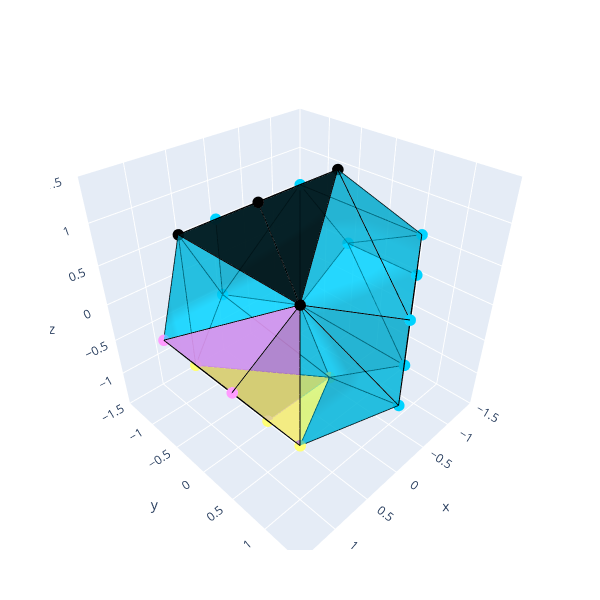

Notebook cell for this chart:
### Code cell
plot(convexdecomp(Dodecahedron))

### Figure 1 — Plotly figure (JSON) as saved in the notebook; plotly's stock layout.template omitted (floating-point values rounded to 4 significant figures)
{"data": [{"marker": {"color": "#00D3FF", "size": 4}, "mode": "markers", "text": ["1", "2", "3", "4", "5", "6", "7", "8", "9", "10", "11", "12", "13", "14", "15", "16", "17"], "textposition": "bottom center", "type": "scatter3d", "x": [-0.5393, 0, 0.8727, -0.8727, 0, 0.8727, -0.8727, -0.5393, 0, 0.8727, -0.8727, 0, 0.8727, -0.8727, -1.412, 1.412, -1.412], "y": [0, 1.412, 0.8727, 0.8727, -1.412, -0.8727, -0.8727, 0, 1.412, 0.8727, 0.8727, -1.412, -0.8727, -0.8727, 0.5393, -0.5393, -0.5393], "z": [1.412, 0.5393, 0.8727, 0.8727, 0.5393, 0.8727, 0.8727, -1.412, -0.5393, -0.8727, -0.8727, -0.5393, -0.8727, -0.8727, 0, 0, 0]}, {"line": {"color": "black"}, "mode": "lines", "type": "scatter3d", "x": [-0.8727, -1.412], "y": [0.8727, -0.5393], "z": [-0.8727, 0]}, {"line": {"color": "black"}, "mode": "lines", "type": "scatter3d", "x": [-0.8727, -0.8727], "y": [0.8727, -0.8727], "z": [-0.8727, -0.8727]}, {"line": {"color": "black"}, "mode": "lines", "type": "scatter3d", "x": [0.8727, 1.412], "y": [0.8727, -0.5393], "z": [-0.8727, 0]}, {"line": {"color": "black"}, "mode": "lines", "type": "scatter3d", "x": [0.8727, 0.8727], "y": [0.8727, -0.8727], "z": [-0.8727, -0.8727]}, {"line": {"color": "black"}, "mode": "lines", "type": "scatter3d", "x": [-0.8727, -1.412], "y": [0.8727, -0.5393], "z": [0.8727, 0]}, {"line": {"color": "black"}, "mode": "lines", "type": "scatter3d", "x": [-0.8727, -0.8727], "y": [0.8727, -0.8727], "z": [0.8727, 0.8727]}, {"line": {"color": "black"}, "mode": "lines", "type": "scatter3d", "x": [0.8727, 1.412], "y": [0.8727, -0.5393], "z": [0.8727, 0]}, {"line": {"color": "black"}, "mode": "lines", "type": "scatter3d", "x": [0.8727, 0.8727], "y": [0.8727, -0.8727], "z": [0.8727, 0.8727]}, {"line": {"color": "black"}, "mode": "lines", "type": "scatter3d", "x": [-0.8727, -0.8727], "y": [-0.8727, -0.8727], "z": [0.8727, -0.8727]}, {"line": {"color": "black"}, "mode": "lines", "type": "scatter3d", "x": [-0.8727, 0], "y": [-0.8727, -1.412], "z": [0.8727, -0.5393]}, {"line": {"color": "black"}, "mode": "lines", "type": "scatter3d", "x": [0.8727, 0.8727], "y": [-0.8727, -0.8727], "z": [0.8727, -0.8727]}, {"line": {"color": "black"}, "mode": "lines", "type": "scatter3d", "x": [0.8727, 0], "y": [-0.8727, -1.412], "z": [0.8727, -0.5393]}, {"line": {"color": "black"}, "mode": "lines", "type": "scatter3d", "x": [-0.8727, -0.8727], "y": [0.8727, 0.8727], "z": [0.8727, -0.8727]}, {"line": {"color": "black"}, "mode": "lines", "type": "scatter3d", "x": [-0.8727, 0], "y": [0.8727, 1.412], "z": [0.8727, -0.5393]}, {"line": {"color": "black"}, "mode": "lines", "type": "scatter3d", "x": [0.8727, 0.8727], "y": [0.8727, 0.8727], "z": [0.8727, -0.8727]}, {"line": {"color": "black"}, "mode": "lines", "type": "scatter3d", "x": [0.8727, 0], "y": [0.8727, 1.412], "z": [0.8727, -0.5393]}, {"line": {"color": "black"}, "mode": "lines", "type": "scatter3d", "x": [-0.5393, 0], "y": [0, -1.412], "z": [-1.412, -0.5393]}, {"line": {"color": "black"}, "mode": "lines", "type": "scatter3d", "x": [-0.5393, 0.8727], "y": [0, -0.8727], "z": [-1.412, -0.8727]}, {"line": {"color": "black"}, "mode": "lines", "type": "scatter3d", "x": [-0.5393, 0], "y": [0, 1.412], "z": [-1.412, -0.5393]}, {"line": {"color": "black"}, "mode": "lines", "type": "scatter3d", "x": [-0.5393, 0.8727], "y": [0, 0.8727], "z": [-1.412, -0.8727]}, {"line": {"color": "black"}, "mode": "lines", "type": "scatter3d", "x": [-0.5393, 0], "y": [0, -1.412], "z": [1.412, 0.5393]}, {"line": {"color": "black"}, "mode": "lines", "type": "scatter3d", "x": [-0.5393, 0.8727], "y": [0, -0.8727], "z": [1.412, 0.8727]}, {"line": {"color": "black"}, "mode": "lines", "type": "scatter3d", "x": [-0.5393, 0], "y": [0, 1.412], "z": [1.412, 0.5393]}, {"line": {"color": "black"}, "mode": "lines", "type": "scatter3d", "x": [-0.5393, 0.8727], "y": [0, 0.8727], "z": [1.412, 0.8727]}, {"line": {"color": "black"}, "mode": "lines", "type": "scatter3d", "x": [-1.412, -1.412], "y": [0.5393, -0.5393], "z": [0, 0]}, {"line": {"color": "black"}, "mode": "lines", "type": "scatter3d", "x": [-0.8727, -1.412], "y": [-0.8727, -0.5393], "z": [-0.8727, 0]}, {"line": {"color": "black"}, "mode": "lines", "type": "scatter3d", "x": [0.8727, 1.412], "y": [-0.8727, -0.5393], "z": [-0.8727, 0]}, {"line": {"color": "black"}, "mode": "lines", "type": "scatter3d", "x": [0, -0.8727], "y": [-1.412, -0.8727], "z": [-0.5393, -0.8727]}, {"line": {"color": "black"}, "mode": "lines", "type": "scatter3d", "x": [0, 0.8727], "y": [-1.412, -0.8727], "z": [-0.5393, -0.8727]}, {"line": {"color": "black"}, "mode": "lines", "type": "scatter3d", "x": [-0.8727, -1.412], "y": [0.8727, 0.5393], "z": [-0.8727, 0]}, {"line": {"color": "black"}, "mode": "lines", "type": "scatter3d", "x": [0, -0.8727], "y": [1.412, 0.8727], "z": [-0.5393, -0.8727]}, {"line": {"color": "black"}, "mode": "lines", "type": "scatter3d", "x": [0, 0.8727], "y": [1.412, 0.8727], "z": [-0.5393, -0.8727]}, {"line": {"color": "black"}, "mode": "lines", "type": "scatter3d", "x": [-0.5393, -0.8727], "y": [0, -0.8727], "z": [-1.412, -0.8727]}, {"line": {"color": "black"}, "mode": "lines", "type": "scatter3d", "x": [-0.5393, -0.8727], "y": [0, 0.8727], "z": [-1.412, -0.8727]}, {"line": {"color": "black"}, "mode": "lines", "type": "scatter3d", "x": [-0.8727, -1.412], "y": [-0.8727, -0.5393], "z": [0.8727, 0]}, {"line": {"color": "black"}, "mode": "lines", "type": "scatter3d", "x": [0.8727, 1.412], "y": [-0.8727, -0.5393], "z": [0.8727, 0]}, {"line": {"color": "black"}, "mode": "lines", "type": "scatter3d", "x": [0, 0], "y": [-1.412, -1.412], "z": [0.5393, -0.5393]}, {"line": {"color": "black"}, "mode": "lines", "type": "scatter3d", "x": [0, -0.8727], "y": [-1.412, -0.8727], "z": [0.5393, 0.8727]}, {"line": {"color": "black"}, "mode": "lines", "type": "scatter3d", "x": [0, 0.8727], "y": [-1.412, -0.8727], "z": [0.5393, 0.8727]}, {"line": {"color": "black"}, "mode": "lines", "type": "scatter3d", "x": [-0.8727, -1.412], "y": [0.8727, 0.5393], "z": [0.8727, 0]}, {"line": {"color": "black"}, "mode": "lines", "type": "scatter3d", "x": [0, 0], "y": [1.412, 1.412], "z": [0.5393, -0.5393]}, {"line": {"color": "black"}, "mode": "lines", "type": "scatter3d", "x": [0, -0.8727], "y": [1.412, 0.8727], "z": [0.5393, 0.8727]}, {"line": {"color": "black"}, "mode": "lines", "type": "scatter3d", "x": [0, 0.8727], "y": [1.412, 0.8727], "z": [0.5393, 0.8727]}, {"line": {"color": "black"}, "mode": "lines", "type": "scatter3d", "x": [-0.5393, -0.8727], "y": [0, -0.8727], "z": [1.412, 0.8727]}, {"line": {"color": "black"}, "mode": "lines", "type": "scatter3d", "x": [-0.5393, -0.8727], "y": [0, 0.8727], "z": [1.412, 0.8727]}, {"facecolor": ["#00D3FF", "#00D3FF", "#00D3FF", "#00D3FF", "#00D3FF", "#00D3FF", "#00D3FF", "#00D3FF", "#00D3FF", "#00D3FF", "#00D3FF", "#00D3FF", "#00D3FF", "#00D3FF", "#00D3FF", "#00D3FF", "#00D3FF", "#00D3FF", "#00D3FF", "#00D3FF", "#00D3FF", "#00D3FF", "#00D3FF", "#00D3FF", "#00D3FF", "#00D3FF", "#00D3FF", "#00D3FF", "#00D3FF", "#00D3FF"], "i": [0, 1, 0, 4, 7, 8, 7, 11, 2, 2, 3, 3, 10, 5, 5, 12, 6, 6, 13, 2, 3, 3, 16, 9, 10, 10, 16, 0, 7, 2], "j": [2, 3, 5, 6, 9, 10, 12, 13, 1, 8, 1, 8, 14, 4, 11, 15, 4, 11, 16, 5, 0, 6, 14, 12, 7, 13, 14, 2, 9, 9], "k": [1, 0, 4, 0, 8, 7, 11, 7, 8, 9, 8, 10, 3, 11, 12, 5, 11, 13, 6, 15, 6, 16, 3, 15, 13, 16, 10, 5, 12, 15], "opacity": 0.6, "type": "mesh3d", "x": [-0.5393, 0, 0.8727, -0.8727, 0, 0.8727, -0.8727, -0.5393, 0, 0.8727, -0.8727, 0, 0.8727, -0.8727, -1.412, 1.412, -1.412], "y": [0, 1.412, 0.8727, 0.8727, -1.412, -0.8727, -0.8727, 0, 1.412, 0.8727, 0.8727, -1.412, -0.8727, -0.8727, 0.5393, -0.5393, -0.5393], "z": [1.412, 0.5393, 0.8727, 0.8727, 0.5393, 0.8727, 0.8727, -1.412, -0.5393, -0.8727, -0.8727, -0.5393, -0.8727, -0.8727, 0, 0, 0]}, {"marker": {"color": "#FF9BFF", "size": 4}, "mode": "markers", "text": ["1", "2", "3", "4"], "textposition": "bottom center", "type": "scatter3d", "x": [0.8727, 0.8727, 1.412, 1.412], "y": [0.8727, 0.8727, -0.5393, 0.5393], "z": [0.8727, -0.8727, 0, 0]}, {"line": {"color": "black"}, "mode": "lines", "type": "scatter3d", "x": [1.412, 1.412], "y": [-0.5393, 0.5393], "z": [0, 0]}, {"line": {"color": "black"}, "mode": "lines", "type": "scatter3d", "x": [0.8727, 1.412], "y": [0.8727, 0.5393], "z": [-0.8727, 0]}, {"line": {"color": "black"}, "mode": "lines", "type": "scatter3d", "x": [0.8727, 1.412], "y": [0.8727, -0.5393], "z": [-0.8727, 0]}, {"line": {"color": "black"}, "mode": "lines", "type": "scatter3d", "x": [0.8727, 1.412], "y": [0.8727, 0.5393], "z": [0.8727, 0]}, {"line": {"color": "black"}, "mode": "lines", "type": "scatter3d", "x": [0.8727, 1.412], "y": [0.8727, -0.5393], "z": [0.8727, 0]}, {"line": {"color": "black"}, "mode": "lines", "type": "scatter3d", "x": [0.8727, 0.8727], "y": [0.8727, 0.8727], "z": [0.8727, -0.8727]}, {"facecolor": ["#FF9BFF", "#FF9BFF", "#FF9BFF", "#FF9BFF"], "i": [0, 0, 0, 1], "j": [1, 1, 2, 2], "k": [2, 3, 3, 3], "opacity": 0.6, "type": "mesh3d", "x": [0.8727, 0.8727, 1.412, 1.412], "y": [0.8727, 0.8727, -0.5393, 0.5393], "z": [0.8727, -0.8727, 0, 0]}, {"marker": {"color": "#FFFF74", "size": 4}, "mode": "markers", "text": ["1", "2", "3", "4"], "textposition": "bottom center", "type": "scatter3d", "x": [-0.5393, 0.8727, 0.8727, 0.5393], "y": [0, 0.8727, -0.8727, 0], "z": [-1.412, -0.8727, -0.8727, -1.412]}, {"line": {"color": "black"}, "mode": "lines", "type": "scatter3d", "x": [0.8727, 0.5393], "y": [-0.8727, 0], "z": [-0.8727, -1.412]}, {"line": {"color": "black"}, "mode": "lines", "type": "scatter3d", "x": [0.8727, 0.5393], "y": [0.8727, 0], "z": [-0.8727, -1.412]}, {"line": {"color": "black"}, "mode": "lines", "type": "scatter3d", "x": [0.8727, 0.8727], "y": [0.8727, -0.8727], "z": [-0.8727, -0.8727]}, {"line": {"color": "black"}, "mode": "lines", "type": "scatter3d", "x": [-0.5393, 0.5393], "y": [0, 0], "z": [-1.412, -1.412]}, {"line": {"color": "black"}, "mode": "lines", "type": "scatter3d", "x": [-0.5393, 0.8727], "y": [0, -0.8727], "z": [-1.412, -0.8727]}, {"line": {"color": "black"}, "mode": "lines", "type": "scatter3d", "x": [-0.5393, 0.8727], "y": [0, 0.8727], "z": [-1.412, -0.8727]}, {"facecolor": ["#FFFF74", "#FFFF74", "#FFFF74", "#FFFF74"], "i": [0, 0, 0, 1], "j": [1, 1, 2, 2], "k": [2, 3, 3, 3], "opacity": 0.6, "type": "mesh3d", "x": [-0.5393, 0.8727, 0.8727, 0.5393], "y": [0, 0.8727, -0.8727, 0], "z": [-1.412, -0.8727, -0.8727, -1.412]}, {"marker": {"color": "#000000", "size": 4}, "mode": "markers", "text": ["1", "2", "3", "4"], "textposition": "bottom center", "type": "scatter3d", "x": [-0.5393, 0.8727, 0.8727, 0.5393], "y": [0, 0.8727, -0.8727, 0], "z": [1.412, 0.8727, 0.8727, 1.412]}, {"line": {"color": "black"}, "mode": "lines", "type": "scatter3d", "x": [0.8727, 0.5393], "y": [-0.8727, 0], "z": [0.8727, 1.412]}, {"line": {"color": "black"}, "mode": "lines", "type": "scatter3d", "x": [0.8727, 0.5393], "y": [0.8727, 0], "z": [0.8727, 1.412]}, {"line": {"color": "black"}, "mode": "lines", "type": "scatter3d", "x": [0.8727, 0.8727], "y": [0.8727, -0.8727], "z": [0.8727, 0.8727]}, {"line": {"color": "black"}, "mode": "lines", "type": "scatter3d", "x": [-0.5393, 0.5393], "y": [0, 0], "z": [1.412, 1.412]}, {"line": {"color": "black"}, "mode": "lines", "type": "scatter3d", "x": [-0.5393, 0.8727], "y": [0, -0.8727], "z": [1.412, 0.8727]}, {"line": {"color": "black"}, "mode": "lines", "type": "scatter3d", "x": [-0.5393, 0.8727], "y": [0, 0.8727], "z": [1.412, 0.8727]}, {"facecolor": ["#000000", "#000000", "#000000", "#000000"], "i": [0, 0, 0, 1], "j": [1, 1, 2, 2], "k": [2, 3, 3, 3], "opacity": 0.6, "type": "mesh3d", "x": [-0.5393, 0.8727, 0.8727, 0.5393], "y": [0, 0.8727, -0.8727, 0], "z": [1.412, 0.8727, 0.8727, 1.412]}], "layout": {"autosize": false, "height": 600, "margin": {"b": 50, "l": 50, "r": 50, "t": 60}, "showlegend": false, "width": 600}}
